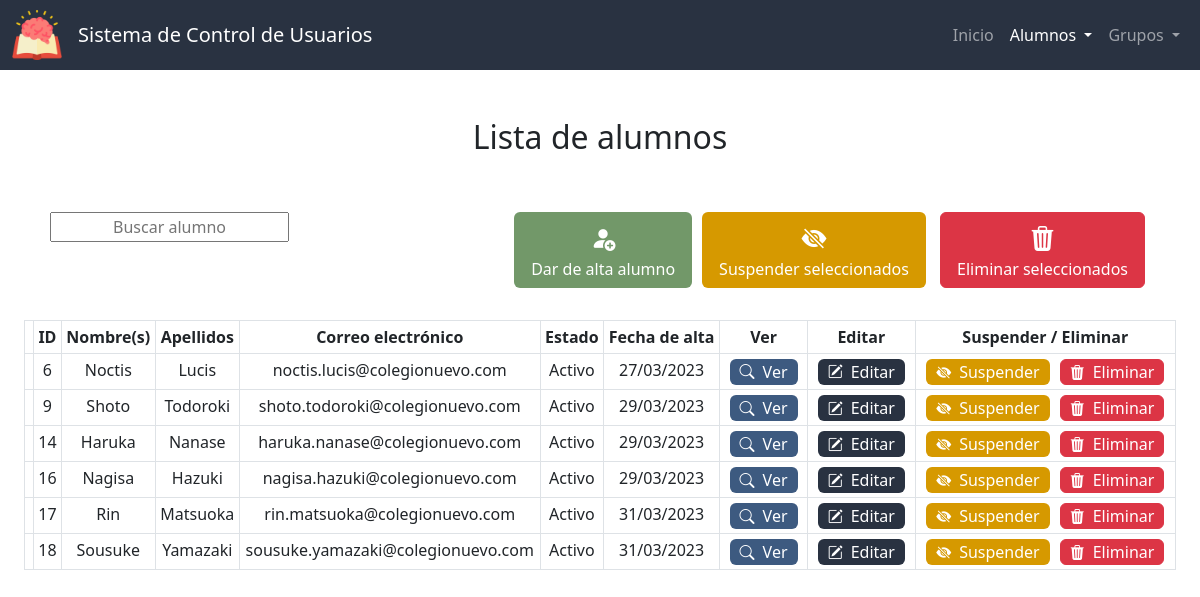
/lista_alumnos, run on an earlier commit of the app's database.
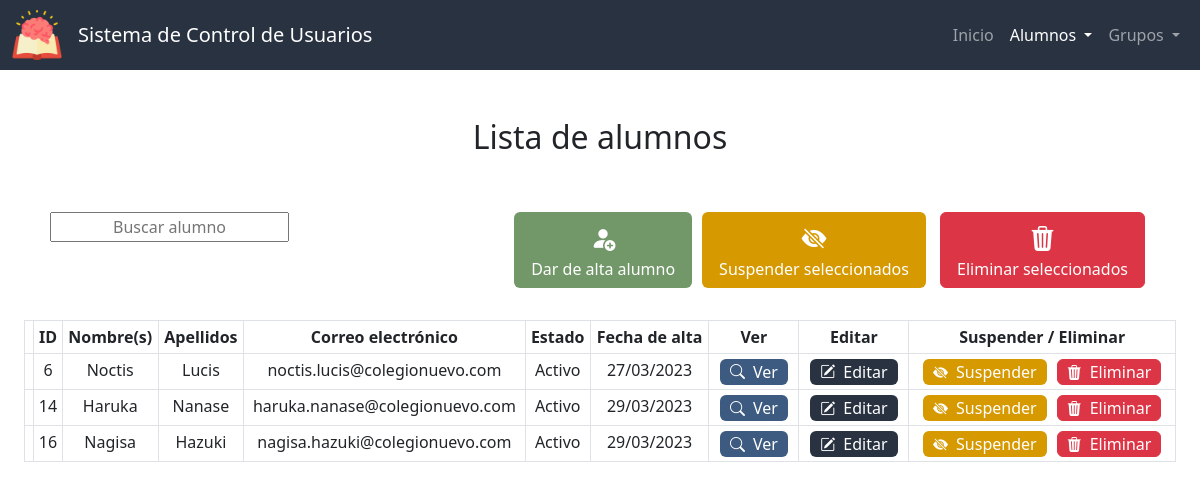
And on a later commit of the database.
### app.py (models this page shows, shortened)
class Alumnos(db.Model):
    id = db.Column(db.Integer, primary_key=True)
    nombre = db.Column(db.String(50), nullable=False)
    apellidos = db.Column(db.String(50), nullable=False)
    correo = db.Column(db.String(50), nullable=False, unique=True)
    estado = db.Column(db.Integer, nullable=False, default=0) # 0 - activo, 1 - suspendido, 2 - baja
    fecha_de_creacion = db.Column(db.DateTime, nullable=False, default=datetime.now)

### app.py (the view)
@app.route("/lista_alumnos")
def lista_alumnos():
    estados = [0, 1]
    lista = Alumnos.query.filter(Alumnos.estado.in_(estados)).all()
    return render_template("lista_alumnos.html", active="Lista de alumnos", lista=lista, estados=ESTADOSV)

### templates/lista_alumnos.html (shortened to what the changed rows need)
{% extends "layout.html" %}
{% block scripts %}
    <link href="https://unpkg.com/bootstrap-table@1.21.3/dist/bootstrap-table.min.css" rel="stylesheet">
{% endblock %}
{% block main %}
    <h2 class="mb-5">Lista de alumnos</h2>
    <br>
    <div id="alumnos-div" class="container-fluid">
        <table id="tabla-alumnos" class="table table-hover table-bordered table-sm"
        data-search="true" data-search-accent-neutralise="true" data-search-selector="#buscar"
        data-show-columns="true" data-show-columns-toggle-all="true"
        data-show-pagination-switch="true" data-show-toggle="true" data-show-fullscreen="true"
        data-buttons-class="" data-locale="es-MX" data-visible-search="true"
        data-page-list="[10, 25, 50, 100, All]" data-select-item-name="selectedItems">
            <thead id="thead" class="color-primario">
                <tr>
                    <th data-field="state" data-checkbox="true"></th>
                    <th data-sortable="true" scope="col" data-visible="false" >ID</th>
                    <th data-sortable="true" scope="col">Nombre(s)</th>
                    <th data-sortable="true" scope="col">Apellidos</th>
                    <th data-sortable="true" scope="col">Correo electrónico</th>
                    <th data-sortable="true" scope="col" class="col-movil">Estado</th>
                    <th data-sortable="true" scope="col" class="col-movil">Fecha de alta</th>
                    <th>Ver</th>
                    <th class="col-movil">Editar</th>
                    <th class="col-movil">Suspender / Eliminar</th>
                </tr>
            </thead>
            <tbody id="tbody">
                {% for i in lista %}
                    <tr {% if i.estado == 1 %} class="suspendido" {% endif %}>
                        <td></td>
                        <td>{{ i.id }}</td>
                        <td >{{ i.nombre }}</td>
                        <td>{{ i.apellidos }}</td>
                        <td>{{ i.correo }}</td>
                        <td>{{ estados[i.estado] }}</td>
                        <td>{{ i.fecha_de_creacion.strftime('%d/%m/%Y') }}</td>
                        <td>
                            <form action="/ver_alumno" method="get">
                                <button type="submit" class="edit btn ver" title="Ver alumno"><i class="bi-small bi bi-search mx-1"></i><span class="mx-1 no-movil">Ver</span></button>
                            </form>
                        </td>
                        <td>
                            <form action="/editar_alumno" method="get">
                                <button type="submit" class="edit btn color-primario" title="Editar alumno"><i class="bi-small bi bi-pencil-square mx-1"></i><span class="mx-1 no-movil">Editar</span></button>
                            </form>
                        </td>
                        <td>
                            <div class="btn-group">
                                <form action="/suspender_alumno" method="post" {% if i.estado in (1,2) %} style="display:none;" {% else %} style="display:inline;" {% endif %}>
                                    <button type="submit" class="edit btn amarillo" title="Suspender alumno"><i class="bi-small bi bi-eye-slash-fill mx-1"></i><span class="mx-1 no-movil">Suspender</span></button>
                                </form>
                                <form id="form-eliminar-usuario" action="/eliminar_usuario" method="post">
                                    <button type="button" class="edit btn btn-danger" title="Eliminar alumno" onclick="confirmarEliminarUsuario({{ i.id }})"><i class="bi-small bi bi-trash3-fill mx-1"></i><span class="mx-1 no-movil">Eliminar</span></button>
                                </form>
                            </div>
                        </td>
                    </tr>
                {% endfor %}
            </tbody>
        </table>
    </div>
{% endblock %}

What changed in the data, as far as the page shows it:
no longer on this page (row edited): Alumnos: id "9", nombre "Shoto", apellidos "Todoroki", correo "shoto.todoroki@colegionuevo.com", estado "Activo", fecha_de_creacion "29/03/2023"
no longer on this page (row edited): Alumnos: id "17", nombre "Rin", apellidos "Matsuoka", correo "rin.matsuoka@colegionuevo.com", estado "Activo", fecha_de_creacion "31/03/2023"
no longer on this page (row edited): Alumnos: id "18", nombre "Sousuke", apellidos "Yamazaki", correo "sousuke.yamazaki@colegionuevo.com", estado "Activo", fecha_de_creacion "31/03/2023"
